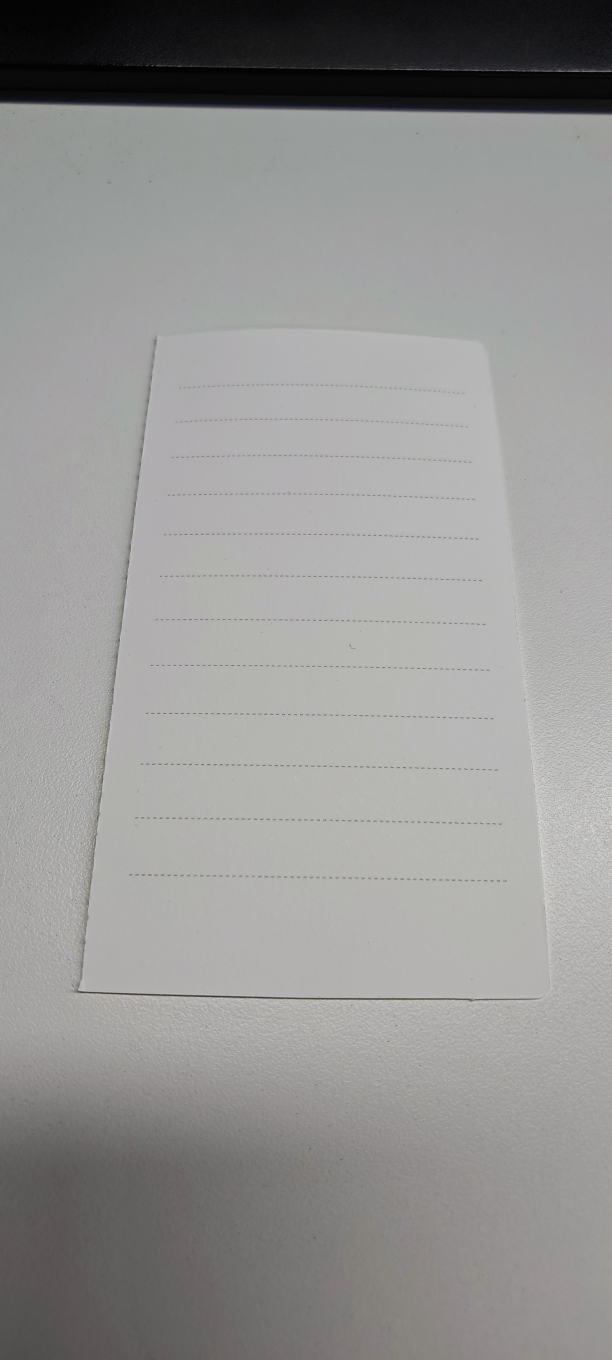
#> input picture py/cv-python/picture/note.jpg, 1836 x 4080 px (shown at 1/3 size)
$ python -i hough.py   (imports and definitions only)
#> lines starting #> are read from the running program, lines starting #| are printed output that depends on the picture; after the words box and inside, x2 and y2 are one past the last pixel; in counts of white or black regions, pixels touching at a corner belong together
### py/cv-python/perspective_projection.py
import cv2
import numpy as np


def cv_show(window_name, img, scale=1):
    if scale != 1:
        img_show = cv2.resize(img.copy(), (int(img.shape[1] / scale), int(img.shape[0] / scale)))
    else:
        img_show = img
    cv2.imshow(window_name, img_show)
    cv2.waitKey(0)
    cv2.destroyAllWindows()


# [31 lines left out: function learn_perspective, not called in this run]

### py/cv-python/hough.py
import cv2
import numpy as np
from perspective_projection import cv_show


def learn_hough_linep():
    src_img = cv2.imread('picture/note.jpg', cv2.IMREAD_COLOR)
#> src_img is the input picture: shape (4080, 1836, 3); mean B, G, R 148, 149.2, 149.5
    src_img = cv2.resize(src_img, (int(src_img.shape[1]/4), int(src_img.shape[0]/4)))
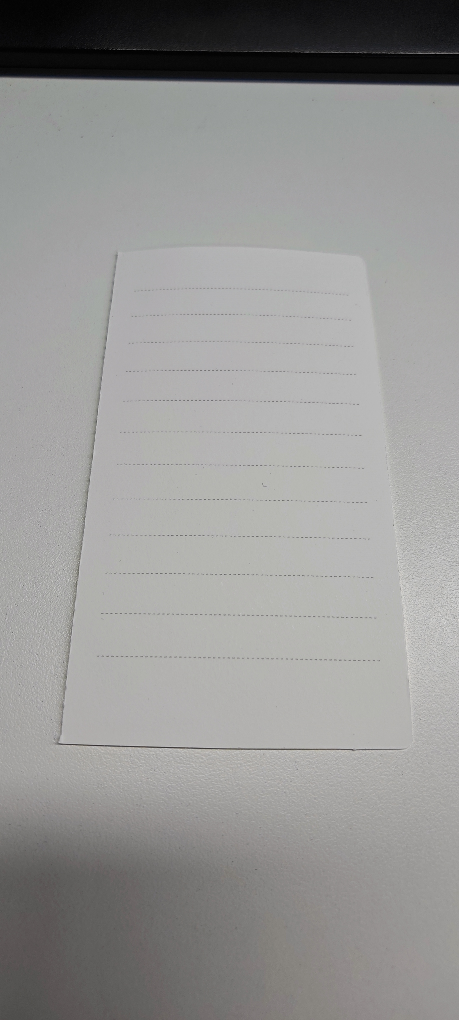
#> src_img: shape (1020, 459, 3); mean B, G, R 148.1, 149.3, 149.6
    cv_show('src img', src_img)
    canny_ret = cv2.Canny(src_img, 40, 80)
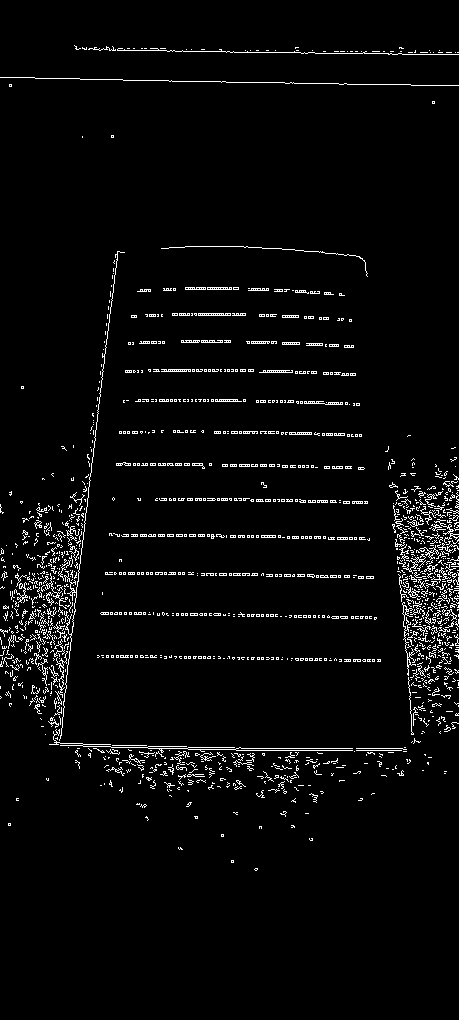
#> canny_ret: shape (1020, 459); 3.5% white in thin lines or dots, all inside (x1, y1, x2, y2) = (0, 45, 459, 871)
    cv_show('src img', canny_ret)
    # rho: 霍夫空间(ρ的精度: 默认1像素即可),  theta: 霍夫空间(θ的精度: 默认1度即可)
    # threshold 霍夫空间中大于多少条线相交于一点, 认为是图像空间的一条直线
    # HoughLinesP是HoughLines的改进版输出线段起点终点
    hough_ret = cv2.HoughLinesP(canny_ret, 1, np.pi / 180, 100)
#> hough_ret = 437 rows, first 6: [369, 84, 410, 84], [111, 306, 111, 301], [113, 291, 115, 268], [239, 747, 240, 747], [356, 748, 402, 748], [84, 522, 84, 521]
    if hough_ret is None:
        print('no line in img')
        return
    for single_ret in hough_ret:
        cv2.line(src_img, (single_ret[0][0], single_ret[0][1]), (single_ret[0][2], single_ret[0][3]), (0, 255, 0), 2)
#> this loop made 437 passes
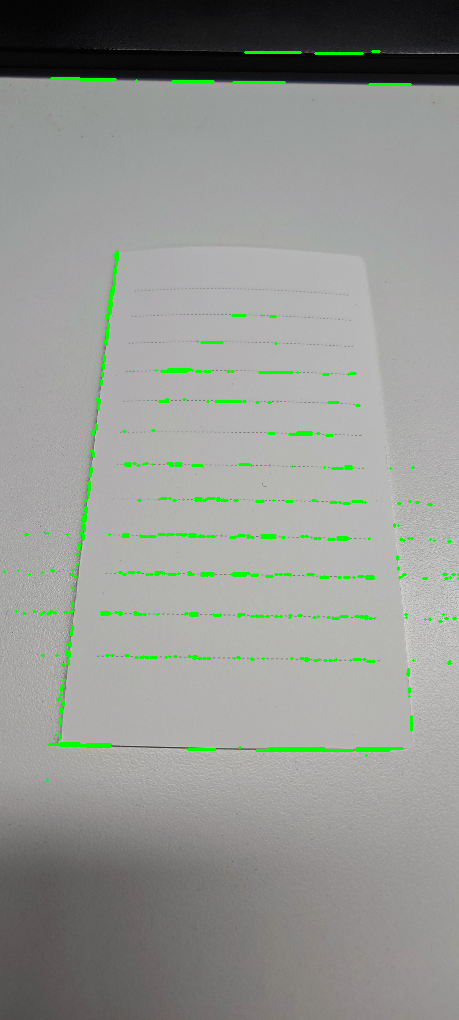
#> src_img: shape (1020, 459, 3); 1.55% of pixels changed, all inside (x1, y1, x2, y2) = (3, 50, 459, 782)
    cv_show('src img', src_img)


def learn_hough_line():
    src_img = cv2.imread('picture/note.jpg', cv2.IMREAD_COLOR)
    src_img = cv2.resize(src_img, (int(src_img.shape[1]/4), int(src_img.shape[0]/4)))
    cv_show('src img', src_img)
    canny_ret = cv2.Canny(src_img, 40, 80)
    cv_show('canny img', canny_ret)
    hough_ret = cv2.HoughLines(canny_ret, 1, np.pi / 180, 100)
    if hough_ret is None:
        print('no line in img')
        return
    for single_ret in hough_ret:
        rho = single_ret[0][0]
        theta = single_ret[0][1]
        a = np.cos(theta)
        b = np.sin(theta)
        x0 = a * rho
        y0 = b * rho
        line_length = 1000
        x1 = int(x0 + line_length * (-b))
        y1 = int(y0 + line_length * (a))
        x2 = int(x0 - line_length * (-b))
        y2 = int(y0 - line_length * (a))
        cv2.line(src_img, (x1, y1), (x2, y2), (0, 255, 0), 1)
    cv_show('line', src_img)


def learn_hough_circles():
    src_img = cv2.imread('picture/circle.jpg', cv2.IMREAD_COLOR)
    gray = cv2.cvtColor(src_img, cv2.COLOR_BGR2GRAY)
    cv_show('src img', gray)
    circles = cv2.HoughCircles(gray, cv2.HOUGH_GRADIENT, 1, 10)
    if circles is not None:
        circles = np.uint16(np.around(circles))
        for i in circles[0, :]:
            center = (i[0], i[1])  # 圆心坐标
            radius = i[2]  # 圆半径
            # 在图像中画出圆心
            cv2.circle(src_img, center, 1, (0, 0, 255), 2)
            # 画出圆
            cv2.circle(src_img, center, radius, (0, 255, 0), 2)
    # 显示结果图像
    cv_show('detected circles', src_img)

>>> result = learn_hough_linep()

$ run again, with py/cv-python/picture/butterfly.jpg copied over py/cv-python/picture/note.jpg
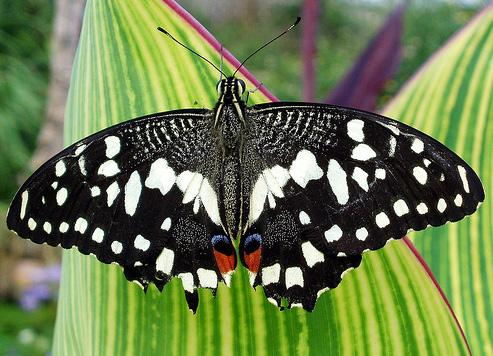
#> input picture py/cv-python/picture/butterfly.jpg, 493 x 356 px
#> in learn_hough_linep, src_img is the input picture: shape (356, 493, 3); mean B, G, R 77.2, 123.6, 107
#> in learn_hough_linep, `src_img = cv2.resize(src_img, (int(src_img.shape[1]/4), int(src_img.sh..`:
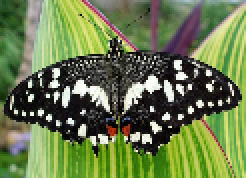
#> src_img: shape (89, 123, 3) (shown 2 times larger); mean B, G, R 77.1, 123.4, 106.9
#> in learn_hough_linep, `canny_ret = cv2.Canny(src_img, 40, 80)`:
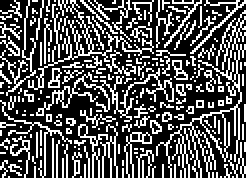
#> canny_ret: shape (89, 123) (shown 2 times larger); 32.5% white in thin lines or dots
#> hough_ret = None
